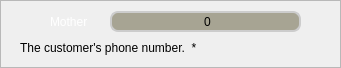
   <widget class="QFrame" name="Mother_Frame">
    <property name="geometry">
     <rect>
      <x>10</x>
      <y>132</y>
      <width>341</width>
      <height>68</height>
     </rect>
    </property>
    <property name="minimumSize">
     <size>
      <width>341</width>
      <height>68</height>
     </size>
    </property>
    <property name="maximumSize">
     <size>
      <width>341</width>
      <height>68</height>
     </size>
    </property>
    <property name="frameShape">
     <enum>QFrame::StyledPanel</enum>
    </property>
    <property name="frameShadow">
     <enum>QFrame::Raised</enum>
    </property>
    <widget class="QLabel" name="Rabbit_Mother_Icon">
     <property name="geometry">
      <rect>
       <x>20</x>
       <y>11</y>
       <width>21</width>
       <height>21</height>
      </rect>
     </property>
     <property name="minimumSize">
      <size>
       <width>21</width>
       <height>21</height>
      </size>
     </property>
     <property name="maximumSize">
      <size>
       <width>21</width>
       <height>21</height>
      </size>
     </property>
     <property name="styleSheet">
      <string notr="true">border: none;
background-color: rgba(0, 0, 0, 0);
color: rgb(255, 255, 255);
font: 75 18pt &quot;Acme&quot;;</string>
     </property>
     <property name="text">
      <string/>
     </property>
     <property name="pixmap">
      <pixmap resource="resources.qrc">:/Icons/Rabbit_Tree_White.png</pixmap>
     </property>
     <property name="scaledContents">
      <bool>true</bool>
     </property>
     <property name="alignment">
      <set>Qt::AlignCenter</set>
     </property>
    </widget>
    <widget class="QLabel" name="Rabbit_Mother_Label">
     <property name="geometry">
      <rect>
       <x>50</x>
       <y>11</y>
       <width>51</width>
       <height>21</height>
      </rect>
     </property>
     <property name="minimumSize">
      <size>
       <width>51</width>
       <height>21</height>
      </size>
     </property>
     <property name="maximumSize">
      <size>
       <width>51</width>
       <height>21</height>
      </size>
     </property>
     <property name="styleSheet">
      <string notr="true">QLabel {
border: none;
background-color: rgba(0, 0, 0, 0);
color: rgb(255, 255, 255);
font: 75 13pt &quot;Acme&quot;;
}</string>
     </property>
     <property name="text">
      <string>Mother</string>
     </property>
    </widget>
    <widget class="QLabel" name="Mother_Infos">
     <property name="geometry">
      <rect>
       <x>20</x>
       <y>37</y>
       <width>301</width>
       <height>21</height>
      </rect>
     </property>
     <property name="minimumSize">
      <size>
       <width>301</width>
       <height>21</height>
      </size>
     </property>
     <property name="maximumSize">
      <size>
       <width>301</width>
       <height>21</height>
      </size>
     </property>
     <property name="styleSheet">
      <string notr="true">QLabel {border: none;
background-color: rgba(0, 0, 0, 0);
color: rgbrgb(0, 174, 255);
font: 75 13pt &quot;Acme&quot;;
}</string>
     </property>
     <property name="text">
      <string>The customer's phone number.  *</string>
     </property>
    </widget>
    <widget class="QSpinBox" name="Mother_Input">
     <property name="geometry">
      <rect>
       <x>110</x>
       <y>11</y>
       <width>191</width>
       <height>21</height>
      </rect>
     </property>
     <property name="styleSheet">
      <string notr="true">QSpinBox {
	background-color:rgb(167, 164, 147);
	padding-left: 5px;
	border: 2px solid #ccc;
	border-radius: 8px;
	background-repeat: no-repeat;
	background-position: left center;
	font: 75 15pt &quot;Acme&quot;;
}</string>
     </property>
     <property name="alignment">
      <set>Qt::AlignCenter</set>
     </property>
     <property name="buttonSymbols">
      <enum>QAbstractSpinBox::NoButtons</enum>
     </property>
    </widget>
   </widget>
